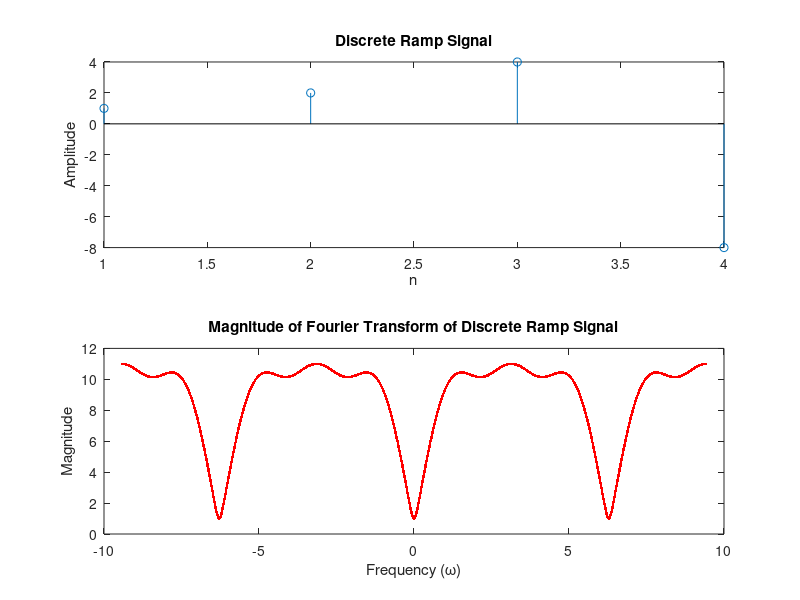
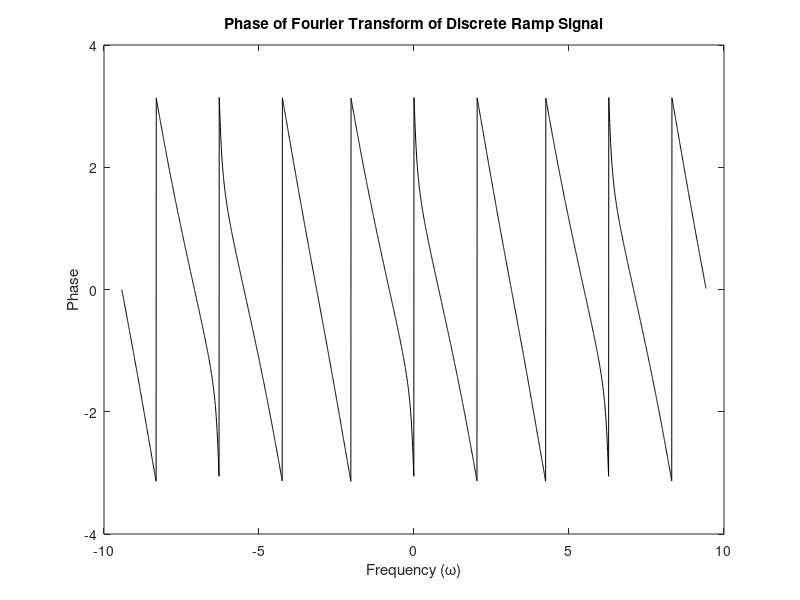

Write MATLAB code to recreate these figures, in order.
% Generation of unit ramp discrete signal
n = -8:8;  % Range for the discrete signal (can be adjusted)
M = 9;     % Amplitude range (scaling factor for ramp)

% Define the ramp signal instead of the rectangular signal
% Ramp signal definition: r(n) = n for n within the range [-M/2, M/2]
r = [1 2 4 -8];  % Mask for values in the range
%x = (1).* r;                         % Apply mask to define the ramp

% Plot the ramp signal
figure;
subplot(2,1,1);
stem(1:4, r);
title('Discrete Ramp Signal');
xlabel('n');
ylabel('Amplitude');

% Demonstration of getting Fourier spectra using fft command
N = 1024;  % Length of FFT (change to 512, 256, etc., as desired)

% Padding the signal to match the length N for FFT computation
r_padded = [r zeros(1, N - length(r))];

% Compute the Fourier Transform of the ramp signal
X = fft(r_padded);

% Frequency vector for the FFT
omega = (-N/2:(N/2)-1) * 2 * pi / N;  % Frequency range from -π to π

% Plot the magnitude of the Fourier transform
subplot(2,1,2);
plot([omega-2*pi omega omega+2*pi], fftshift(abs([X X X])), 'r.-');
title('Magnitude of Fourier Transform of Discrete Ramp Signal');
xlabel('Frequency (ω)');
ylabel('Magnitude');

% Round to avoid computational errors (optional)
X = round(1000 * X) / 1000;

% Plot the phase of the Fourier transform
figure;
plot([omega-2*pi omega omega+2*pi], fftshift(angle([X X X])), 'k');
title('Phase of Fourier Transform of Discrete Ramp Signal');
xlabel('Frequency (ω)');
ylabel('Phase');
